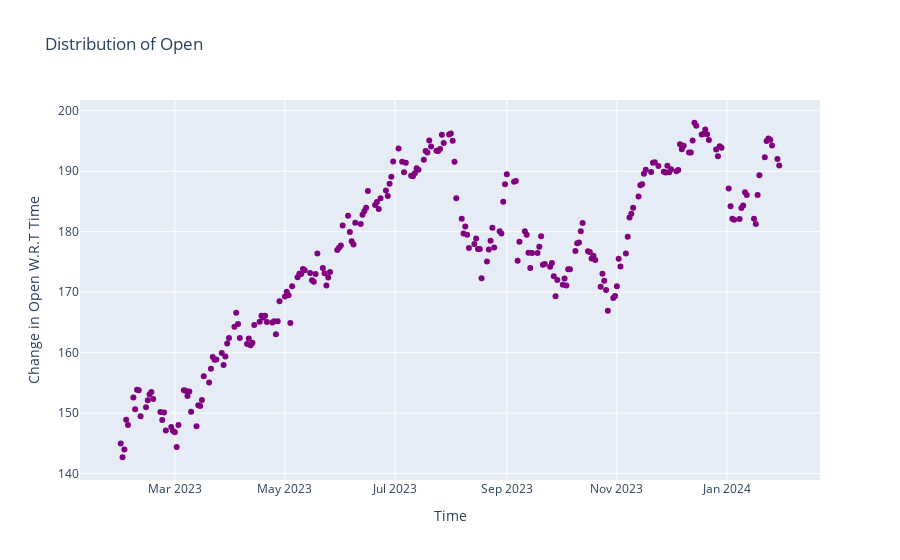

The notebook cell this image was saved under:
### Code cell
# show scatter plot of Open with respect to time
fig1 = go.Figure()
fig1.add_trace(go.Scatter(x = dataset.index, y = dataset['Open'], mode = 'markers', marker = dict(color = 'purple')))
fig1.update_layout(title = 'Distribution of Open', xaxis_title = 'Time', yaxis_title = 'Change in Open W.R.T Time', height = 500)
fig1.show()

### Figure 1 — Plotly figure (JSON) as saved in the notebook; plotly's stock layout.template omitted (floating-point values rounded to 4 significant figures; data arrays with more than 128 entries replaced by an {"elided": "..."} marker saying what was removed)
{"data": [{"marker": {"color": "purple"}, "mode": "markers", "type": "scatter", "x": {"elided": "252 str values"}, "y": {"elided": "252 float values"}}], "layout": {"autosize": true, "title": {"text": "Distribution of Open"}, "xaxis": {"autorange": true, "range": ["2023-01-07 22:37:41.8463", "2024-02-21 01:22:18.1537"], "title": {"text": "Time"}, "type": "date"}, "yaxis": {"autorange": true, "range": [138.8, 201.9], "title": {"text": "Change in Open W.R.T Time"}, "type": "linear"}}}
